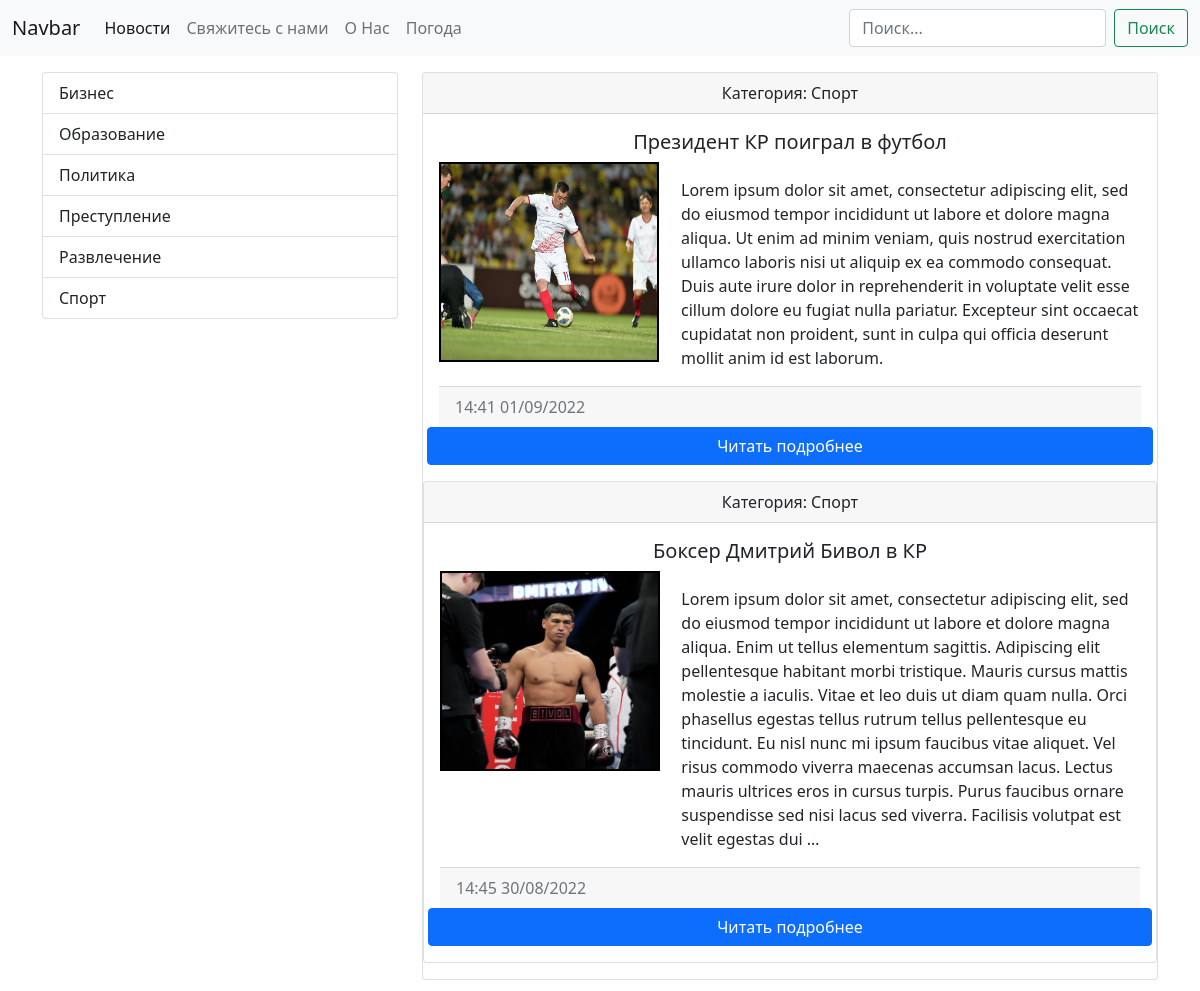
The page /category/1/ on the database as committed earlier.
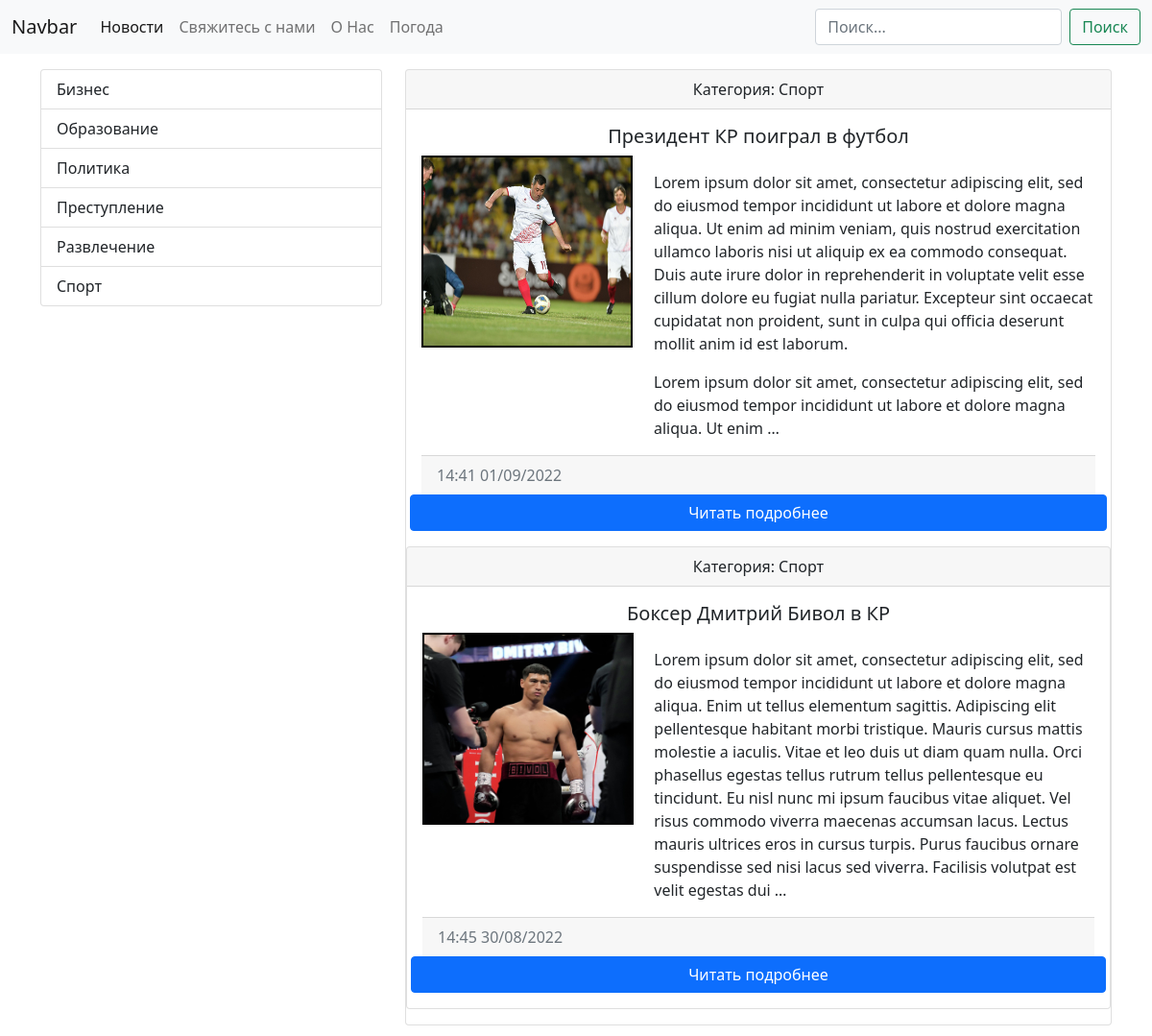
The same page on the database as committed later.
### newsapp/models.py (models this page shows, shortened)
class Category(models.Model):
    title_category = models.CharField(max_length = 250, db_index = True,
                                      verbose_name = 'Имя категории')
    class Meta:
        verbose_name = 'Категория'
        verbose_name_plural = 'Категории'
        ordering = ['title_category']

class News(models.Model):
    title = models.CharField(max_length=250, verbose_name = 'Заголовок новости')
    content = models.TextField(blank=True, verbose_name = 'Содержание новости')
    created_at = models.DateTimeField(auto_now_add=True, verbose_name = 'Время создания')
    updated_at = models.DateTimeField(auto_now=True, verbose_name = 'Время редактирования')
    photo = models.ImageField(upload_to='photos/%Y/%m/%d', null = True)
    is_published = models.BooleanField(default=True, verbose_name = 'Опубликовано')
    category = models.ForeignKey('Category', on_delete = models.PROTECT,
                                 null = True, verbose_name = 'Категория')
    class Meta:
        verbose_name = 'Новость'
        verbose_name_plural = 'Новости'
        ordering = ['-created_at']

### newsapp/views.py (the view)
# urls.py: path('category/<int:category_id>/', get_category),
def get_category(request, category_id):
    news = News.objects.filter(category_id = category_id)
    category = Category.objects.get(pk = category_id)
    context = {
        'news': news,
        'category': category
    }
    return render(request, 'newsapp/category.html', context = context)

### newsapp/templatetags/news_tags.py (called while the page is built)
@register.simple_tag()
def get_categories(name='get_list_categories'):
    return Category.objects.all()

@register.inclusion_tag('newsapp/list_categories.html')
def show_categories():
    categories = Category.objects.all()
    return {"categories": categories}

### newsapp/templates/newsapp/category.html
{% extends 'main.html' %}
{% block sidebar %}
        {% include 'sidebar.html' %}
{% endblock %}
{% block content %}
          {% for i in news %}
            <div class="card mb-3">
                  <div class="card-header text-center">
                    Категория: {{ i.category.title_category }}
                  </div>
                  <div class="card-body">
                    <h5 class="card-title text-center">{{ i.title }}</h5>
                      <div class="row">
                          <div class="col-md-4">
                              {% if i.photo %}
                                <img src="{{ i.photo.url }}" style="border: 2px solid black;" width="220" height="200">
                              {% else %}
                                <img src="https://i.warosu.org/data/lit/thumb/0177/96/1615909903898s.jpg" style="border: 2px solid black;">
                              {% endif %}
                          </div>
                          <div class="col-md-8">
                                 <p class="card-text">{{ i.content |linebreaks |truncatewords:90 }}</p>
                          </div>
                      </div>
                  <div class="card-footer text-muted">
                    {{ i.created_at | date:"H:i d/m/Y" }}
                  </div>
                          <div class="row">
                    <a href="{% url 'show_news' i.id %}" class="btn btn-primary">Читать подробнее</a>
                  </div>
                </div>
          {% endfor %}
              </div>
{% endblock %}

### templates/main.html (shortened to what this page needs)
{% load static %}
<!doctype html>
<html lang="en">
  <head>
      <link href="{% static 'bootstrap/css/bootstrap.min.css'  %}" rel="stylesheet">
      <link href="{% static 'css/style.css'%}" rel="stylesheet" >
  </head>
  <body>
  {% include 'navbar.html' %}
  <div class="container mt-3">
      <div class="row">
         <div class="col-md-4">
          {% block sidebar %}SIDEBAR{% endblock %}
         </div>
         <div class="col-md-8">
          {% block content %}CONTENT{% endblock %}
         </div>
  </div>
  </body>
</html>

### templates/navbar.html (shortened to what this page needs)
<nav class="navbar navbar-expand-lg navbar-light bg-light">
  <div class="container-fluid">
    <a class="navbar-brand" href="{% url 'mainpage' %}">Navbar</a>
    <div class="collapse navbar-collapse" id="navbarSupportedContent">
      <ul class="navbar-nav me-auto mb-2 mb-lg-0">
        <li class="nav-item">
          <a class="nav-link active" href="{ % url 'mainpage' %}">Новости</a>
        </li>
          <li class="nav-item">
          <a class="nav-link" href="{% url 'contactus' %}">Свяжитесь с нами</a>
        </li>
        <li class="nav-item">
          <a class="nav-link" href="{% url 'aboutus' %}" tabindex="-1" aria-disabled="true">О Нас</a>
        </li>
          <li class="nav-item">
          <a class="nav-link" href="#">Погода</a>
        </li>
      </ul>
      <form class="d-flex">
        <input class="form-control me-2" type="search" placeholder="Поиск..." aria-label="Search">
        <button class="btn btn-outline-success" type="submit">Поиск</button>
      </form>
    </div>
  </div>
</nav>

### templates/sidebar.html (shortened to what this page needs)
{% load news_tags %}
{% show_categories %}

### newsapp/templates/newsapp/list_categories.html
{% load news_tags %}
<div class="list-group">
            {% for item in categories %}
                <a href="/category/{{ item.pk }}" class="list-group-item list-group-item-action">{{ item.title_category }}</a>
            {% endfor %}
 </div>

Rows that differ between the two databases and show on the page:
changed News "Президент КР поиграл в футбол": content "…anim id est laborum." → "…anim id est laborum. Lorem ipsum dolor sit amet, consectetur adipiscing elit, sed do eiusmod tempor incididunt ut labore et dolore magna aliqua. Ut enim …"
